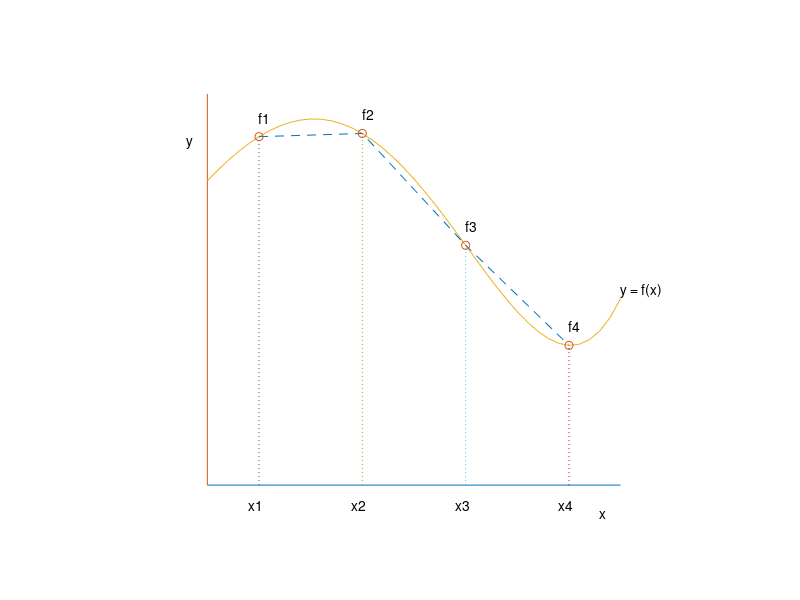

Reproduce this figure in MATLAB.
% f5_2 
% Copyright S. Nakamura, 1995
set(gcf, 'NumberTitle','off','Name', 'Figure 5.2')

clear, clf, hold off
axis([-1 5 -0.5 5])
hold on
plot([0,4],[0,0])
plot([0,0],[0,4])
axis([-1 4 -1 4])
 x = 0:0.1:4;
 y = 3 - 0.4*x.*x + exp(x)/9 + sin(x);
plot(x,y)

xp = 0.5:1:3.5;
 yp = 3 - 0.4*xp.*xp + exp(xp)/9 + sin(xp);

for k=1:4
plot([xp(k),xp(k)], [0,yp(k)], ':')
text(xp(k)-0.1, -0.2, ['x',int2str(k)])
text(xp(k)-0.0, yp(k)+0.2, ['f',int2str(k)])
end



plot(xp,yp, '--')
plot(xp,yp, 'o')

text(3.8,-0.3, 'x')
text(-0.2,3.5,'y')
text(4,2,'y = f(x)')

axis([-1 5 -0.5 4.5])
axis('off')
%print  fig5D2.ps
